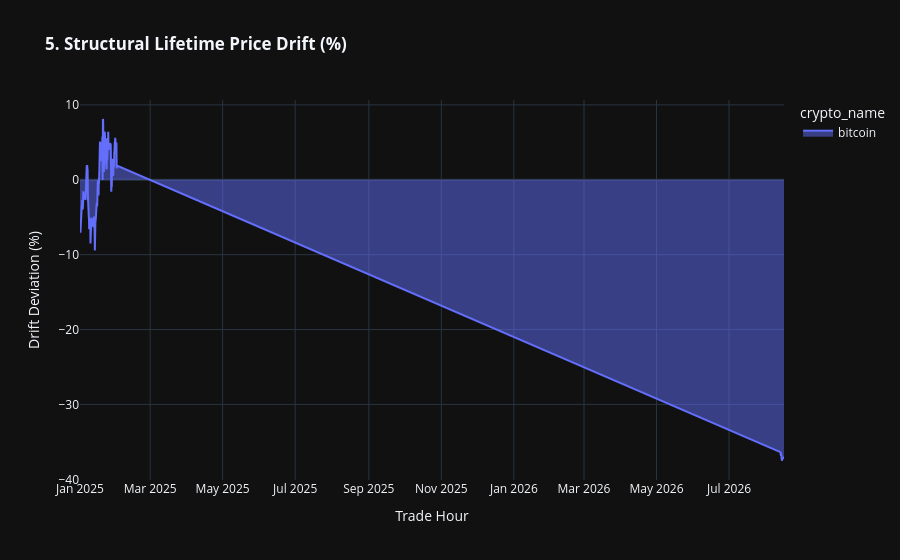

The code cell stored with this chart in its notebook:
### Code cell
fig_str_p_d = px.area(
    df,
    x="trade_hour",
    y="lifetime_price_drift_pct",
    color="crypto_name",
    title="<b>5. Structural Lifetime Price Drift (%)</b>",
    labels={
        "lifetime_price_drift_pct": "Drift Deviation (%)",
        "trade_hour": "Trade Hour",
    },
    template="plotly_dark",
)

fig_str_p_d.show()

### Figure 1 — Plotly figure (JSON) as saved in the notebook; plotly's stock layout.template omitted (floating-point values rounded to 4 significant figures; data arrays with more than 128 entries replaced by an {"elided": "..."} marker saying what was removed)
{"data": [{"fillpattern": {"shape": ""}, "hovertemplate": "crypto_name=bitcoin<br>Trade Hour=%{x}<br>Drift Deviation (%)=%{y}<extra></extra>", "legendgroup": "bitcoin", "line": {"color": "#636efa"}, "marker": {"symbol": "circle"}, "mode": "lines", "name": "bitcoin", "orientation": "v", "showlegend": true, "stackgroup": "1", "type": "scatter", "x": {"elided": "817 str values"}, "xaxis": "x", "y": {"elided": "817 float values"}, "yaxis": "y"}], "layout": {"legend": {"title": {"text": "crypto_name"}, "tracegroupgap": 0}, "title": {"text": "<b>5. Structural Lifetime Price Drift (%)</b>"}, "xaxis": {"anchor": "y", "domain": [0, 1], "title": {"text": "Trade Hour"}}, "yaxis": {"anchor": "x", "domain": [0, 1], "title": {"text": "Drift Deviation (%)"}}}}
